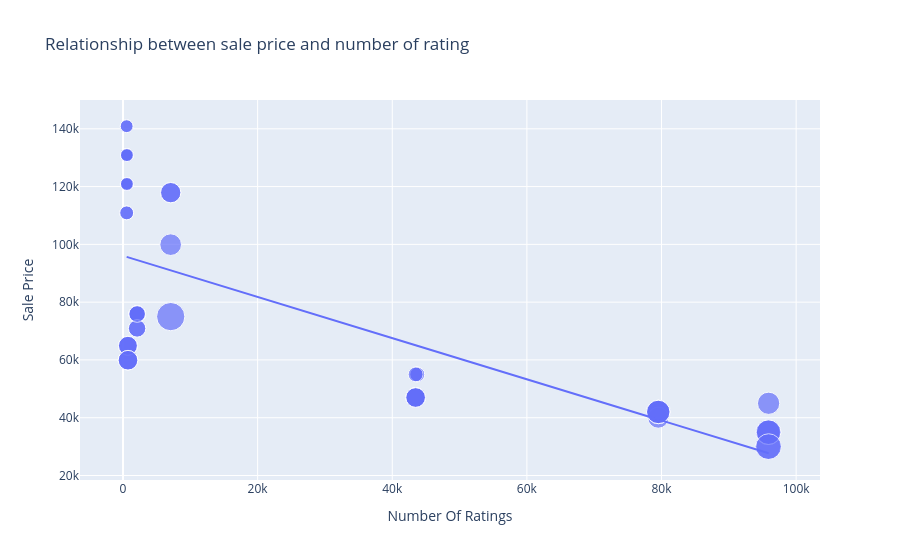

Notebook code for this chart:
### Code cell
figure = px.scatter(data_frame = pd.read_csv("apple_products .csv"), x = "Number Of Ratings",
                    y="Sale Price", size = "Discount Percentage", trendline ="ols",
                    title = "Relationship between sale price and number of rating")
figure.show()
